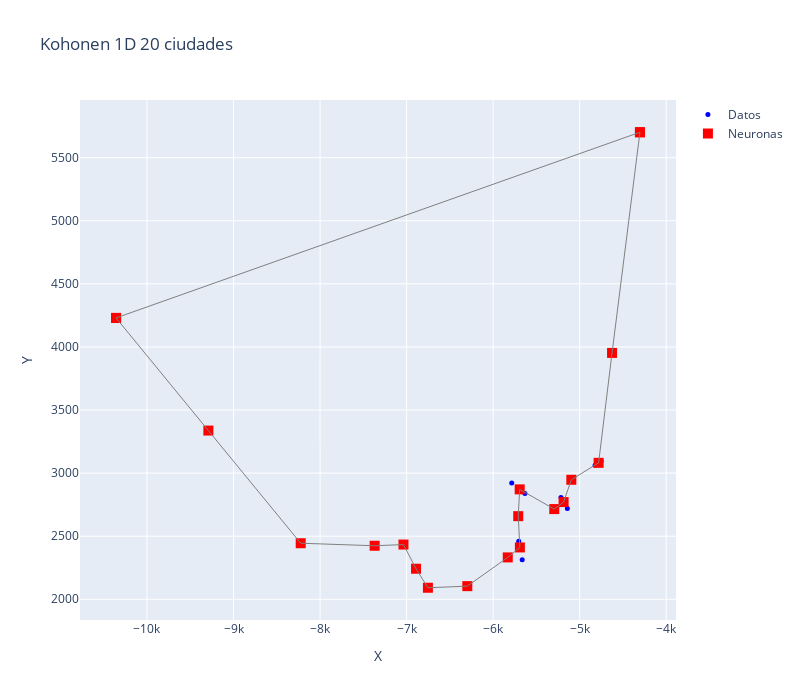

The cell this chart's notebook holds for it:
### Code cell
resultados_20 = entrenar_1D_unico(
    dataset_20,
    alpha=0.5,
    iteraciones=3000,
    varianza=2,
    multiplicador=1 
)
# con interplocación

### Figure 1 — Plotly figure (JSON) as saved in the notebook; plotly's stock layout.template omitted (floating-point values rounded to 4 significant figures)
{"data": [{"marker": {"color": "blue", "size": 5}, "mode": "markers", "name": "Datos", "type": "scatter", "x": [-6891.0, -5633.0, -5096.0, -7369.0, -4303.0, -5216.0, -7036.0, -10360.0, -5785.0, -5704.0, -5710.0, -5831.0, -5142.0, -5664.0, -4822.0, -6754.0, -8224.0, -5294.0, -4752.0, -6298.0], "y": [2242.0, 2839.0, 2947.0, 2424.0, 5702.0, 2806.0, 2434.0, 4230.0, 2921.0, 2460.0, 2659.0, 2332.0, 2720.0, 2313.0, 3062.0, 2091.0, 2444.0, 2715.0, 3096.0, 2104.0]}, {"marker": {"color": "red", "size": 10, "symbol": "square"}, "mode": "markers", "name": "Neuronas", "type": "scatter", "x": [-5710.0, -5693.0, -5294.0, -5186.0, -5096.0, -4781.0, -4626.0, -4303.0, -4304.0, -10360.0, -10360.0, -9291.0, -8224.0, -7369.0, -7036.0, -6891.0, -6754.0, -6298.0, -5831.0, -5691.0], "y": [2659.0, 2871.0, 2715.0, 2770.0, 2947.0, 3081.0, 3953.0, 5702.0, 5702.0, 4230.0, 4230.0, 3337.0, 2444.0, 2424.0, 2434.0, 2242.0, 2091.0, 2104.0, 2332.0, 2411.0]}, {"line": {"color": "gray", "width": 1}, "mode": "lines", "showlegend": false, "type": "scatter", "x": [-5710.0, -5693.0], "y": [2659.0, 2871.0]}, {"line": {"color": "gray", "width": 1}, "mode": "lines", "showlegend": false, "type": "scatter", "x": [-5693.0, -5294.0], "y": [2871.0, 2715.0]}, {"line": {"color": "gray", "width": 1}, "mode": "lines", "showlegend": false, "type": "scatter", "x": [-5294.0, -5186.0], "y": [2715.0, 2770.0]}, {"line": {"color": "gray", "width": 1}, "mode": "lines", "showlegend": false, "type": "scatter", "x": [-5186.0, -5096.0], "y": [2770.0, 2947.0]}, {"line": {"color": "gray", "width": 1}, "mode": "lines", "showlegend": false, "type": "scatter", "x": [-5096.0, -4781.0], "y": [2947.0, 3081.0]}, {"line": {"color": "gray", "width": 1}, "mode": "lines", "showlegend": false, "type": "scatter", "x": [-4781.0, -4626.0], "y": [3081.0, 3953.0]}, {"line": {"color": "gray", "width": 1}, "mode": "lines", "showlegend": false, "type": "scatter", "x": [-4626.0, -4303.0], "y": [3953.0, 5702.0]}, {"line": {"color": "gray", "width": 1}, "mode": "lines", "showlegend": false, "type": "scatter", "x": [-4303.0, -4304.0], "y": [5702.0, 5702.0]}, {"line": {"color": "gray", "width": 1}, "mode": "lines", "showlegend": false, "type": "scatter", "x": [-4304.0, -10360.0], "y": [5702.0, 4230.0]}, {"line": {"color": "gray", "width": 1}, "mode": "lines", "showlegend": false, "type": "scatter", "x": [-10360.0, -10360.0], "y": [4230.0, 4230.0]}, {"line": {"color": "gray", "width": 1}, "mode": "lines", "showlegend": false, "type": "scatter", "x": [-10360.0, -9291.0], "y": [4230.0, 3337.0]}, {"line": {"color": "gray", "width": 1}, "mode": "lines", "showlegend": false, "type": "scatter", "x": [-9291.0, -8224.0], "y": [3337.0, 2444.0]}, {"line": {"color": "gray", "width": 1}, "mode": "lines", "showlegend": false, "type": "scatter", "x": [-8224.0, -7369.0], "y": [2444.0, 2424.0]}, {"line": {"color": "gray", "width": 1}, "mode": "lines", "showlegend": false, "type": "scatter", "x": [-7369.0, -7036.0], "y": [2424.0, 2434.0]}, {"line": {"color": "gray", "width": 1}, "mode": "lines", "showlegend": false, "type": "scatter", "x": [-7036.0, -6891.0], "y": [2434.0, 2242.0]}, {"line": {"color": "gray", "width": 1}, "mode": "lines", "showlegend": false, "type": "scatter", "x": [-6891.0, -6754.0], "y": [2242.0, 2091.0]}, {"line": {"color": "gray", "width": 1}, "mode": "lines", "showlegend": false, "type": "scatter", "x": [-6754.0, -6298.0], "y": [2091.0, 2104]}, {"line": {"color": "gray", "width": 1}, "mode": "lines", "showlegend": false, "type": "scatter", "x": [-6298.0, -5831.0], "y": [2104, 2332.0]}, {"line": {"color": "gray", "width": 1}, "mode": "lines", "showlegend": false, "type": "scatter", "x": [-5831.0, -5691.0], "y": [2332.0, 2411.0]}, {"line": {"color": "gray", "width": 1}, "mode": "lines", "showlegend": false, "type": "scatter", "x": [-5691.0, -5710.0], "y": [2411.0, 2659.0]}], "layout": {"height": 700, "showlegend": true, "title": {"text": "Kohonen 1D 20 ciudades"}, "width": 800, "xaxis": {"title": {"text": "X"}}, "yaxis": {"title": {"text": "Y"}}}}
